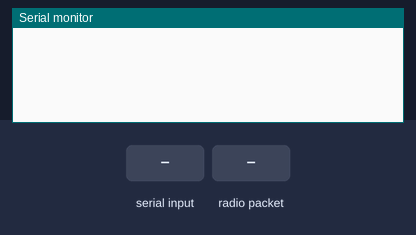
A sketch run on a simulated Arduino Uno, built with avr-gcc and run on an emulated ATmega328P. On the bench: the last lines printed to the serial monitor. The inputs (shaded band) are chosen by the test bench. No radio packets arrive unless stated.

Above: at 1.2 s.
1.3 s: "100\n" received over Serial
At 1.8 s:
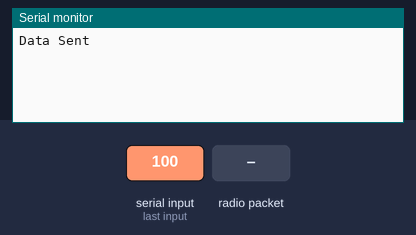
2.8 s: radio packet "100" arrives
At 4.1 s:
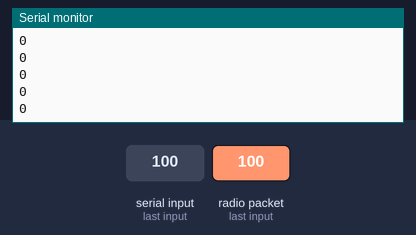
Timing chart, 0 to 5.8 s (numbered marks = the images above; inputs shaded):
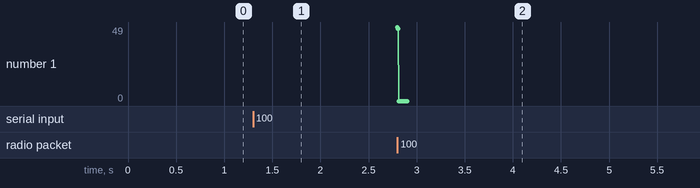

Measured:
- after the input at 1.3 s, the serial monitor: prints a new line at once (image 1)
- after the input at 2.8 s, the serial monitor: prints a new line at once (image 2)

The sketch:

compComms.ino
```cpp
/*
  HEADER

*/

#include <SPI.h>//include serial peripheral interface library
#include <RF24.h>//include wireless transceiver library
#include <nRF24L01.h>//include wireless transceiver library

// Set up the wireless transceiver pins
#define CE_PIN  6
#define CSN_PIN 8
#define baud_rate 9600

// IR Definitions
#define irB 0       //back IR
#define irL 1       //left IR
#define irF 2       //front IR
#define irR 3       //right IR
#define cutoff 18   //cutoff for sensors

//variables
boolean transmit = true;              //Start off sending data
boolean readData = true;              //read data from serial
RF24 radio(CE_PIN, CSN_PIN);          //Create instance of radio object
#define team_channel 123              //Set communication channel

const uint64_t pipe = 0xE8E8F0F0E1LL;   //define the radio transmit pipe
uint8_t data[32];                       //variable to hold data
int dataIndex = 0;                      //variable for the index of the last data
uint8_t mapDat[4][4];                   //variable to hold receive data MAP
uint8_t path[8];                        //variable to hold path
uint8_t pos[2];                         //variable to hold start positon
uint8_t goal[2];                        //variable to hold goal

void setup() {
  Serial.begin(baud_rate);//start serial communication
  radio.begin();//start radio
  radio.setChannel(team_channel);//set the transmit and receive channels to avoid interference
  if (transmit) {
    radio.openWritingPipe(pipe);//open up writing pipe
  } else {
    radio.openReadingPipe(1, pipe);//open up reading pipe
    radio.startListening();;//start listening for data;
  }
}

void loop() {
  if (readData) {
    readSerial();
  }
  else if (transmit) {
    radio.write(data, sizeof(data));
    Serial.println("Data Sent");
    transmit = false;
    radio.openReadingPipe(1, pipe);//open up reading pipe
    radio.startListening();;//start listening for data;
  }//end of transmit if
  else if (!transmit) {
    while (radio.available()) {
      radio.read(&data, sizeof(data));
      printData();
    }
  }
}

void printData() {
  for (int i = 0; i < sizeof(data); i++) {
    Serial.println(data[i]);
  }
}


void readSerial() {
  if (Serial.available() > 0) {
    data[dataIndex] = Serial.parseInt();
    if (data[dataIndex] == 100) {
      readData = false;
      data[dataIndex] = 0;
    }
    if (data[dataIndex] > 0) {
      dataIndex++;
    }
  }
}
```
